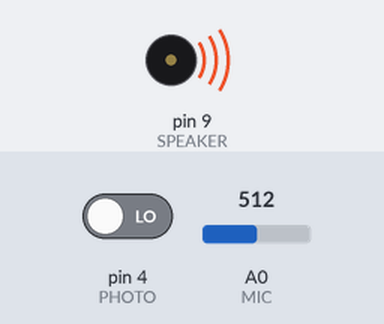
A sketch run on a simulated Arduino Uno, built with avr-gcc and run on an emulated ATmega328P. Shown: buzzer (waves = sounding). The inputs (shaded band) are chosen by the test bench; at power-on: pin 4 (PHOTO) LOW, A0 (MIC) = 512. What the sketch prints to the serial monitor is not drawn.

Above: at 0.1 s.
Timing chart, 0 to 1.6 s (numbered marks = the images above):
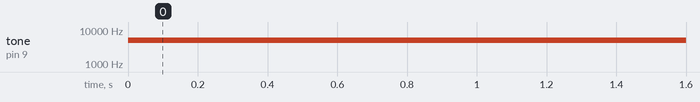

The sketch:

sonic.ino
```cpp
#define SPEAKER 9
#define MIC 0
#define PHOTO 4
#define FREQ 5000

unsigned long volume;
int cnt_vol, cnt_drop;

void setup(){
	pinMode(PHOTO,INPUT);
	Serial.begin(9600);
}

void loop(){
	tone(SPEAKER,FREQ,7000);
	cnt_vol = 0, volume = 0;

	while(digitalRead(PHOTO));

	cnt_drop++;

        for(int i = 0; i<20; i++){
                volume += analogRead(MIC);
               delay(2);
        }

	Serial.print(cnt_drop);
	Serial.print(" ");
	Serial.println(volume);
}
```

Measured:
- by itself, tone on pin 9 (SPEAKER): silent → 5000 Hz at 0.00 s
